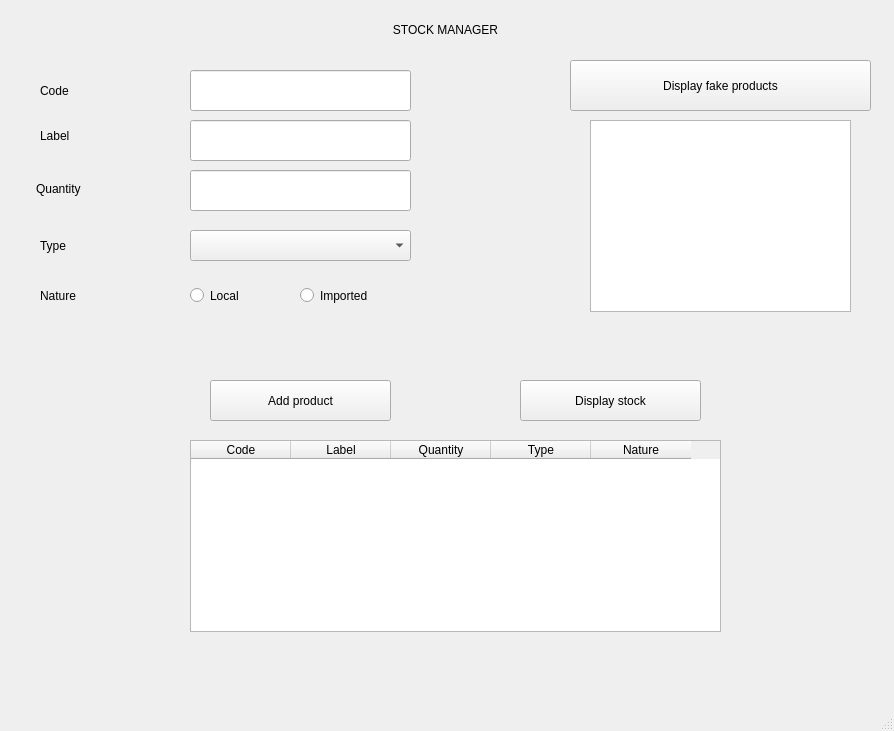
<?xml version="1.0" encoding="UTF-8"?>
<ui version="4.0">
 <class>MainWindow</class>
 <widget class="QMainWindow" name="MainWindow">
  <property name="geometry">
   <rect>
    <x>0</x>
    <y>0</y>
    <width>894</width>
    <height>731</height>
   </rect>
  </property>
  <property name="windowTitle">
   <string>MainWindow</string>
  </property>
  <property name="styleSheet">
   <string notr="true">font: 75 20pt &quot;MS Shell Dlg 2&quot;;</string>
  </property>
  <widget class="QWidget" name="centralwidget">
   <widget class="QLabel" name="label">
    <property name="geometry">
     <rect>
      <x>210</x>
      <y>0</y>
      <width>471</width>
      <height>61</height>
     </rect>
    </property>
    <property name="styleSheet">
     <string notr="true">font: 75 40pt &quot;MS Shell Dlg 2&quot;;</string>
    </property>
    <property name="text">
     <string>&lt;html&gt;&lt;head/&gt;&lt;body&gt;&lt;p align=&quot;center&quot;&gt;STOCK MANAGER&lt;/p&gt;&lt;/body&gt;&lt;/html&gt;</string>
    </property>
   </widget>
   <widget class="QLabel" name="label_2">
    <property name="geometry">
     <rect>
      <x>40</x>
      <y>80</y>
      <width>111</width>
      <height>21</height>
     </rect>
    </property>
    <property name="text">
     <string>Code</string>
    </property>
   </widget>
   <widget class="QLabel" name="label_3">
    <property name="geometry">
     <rect>
      <x>40</x>
      <y>120</y>
      <width>101</width>
      <height>31</height>
     </rect>
    </property>
    <property name="text">
     <string>Label</string>
    </property>
   </widget>
   <widget class="QLabel" name="label_4">
    <property name="geometry">
     <rect>
      <x>36</x>
      <y>173</y>
      <width>111</width>
      <height>31</height>
     </rect>
    </property>
    <property name="text">
     <string>Quantity</string>
    </property>
   </widget>
   <widget class="QLabel" name="label_5">
    <property name="geometry">
     <rect>
      <x>40</x>
      <y>230</y>
      <width>131</width>
      <height>31</height>
     </rect>
    </property>
    <property name="text">
     <string>Type</string>
    </property>
   </widget>
   <widget class="QLabel" name="label_6">
    <property name="geometry">
     <rect>
      <x>40</x>
      <y>280</y>
      <width>121</width>
      <height>31</height>
     </rect>
    </property>
    <property name="text">
     <string>Nature</string>
    </property>
   </widget>
   <widget class="QTableWidget" name="t">
    <property name="geometry">
     <rect>
      <x>190</x>
      <y>440</y>
      <width>531</width>
      <height>192</height>
     </rect>
    </property>
    <property name="styleSheet">
     <string notr="true">font: 75 18pt &quot;MS Shell Dlg 2&quot;;</string>
    </property>
    <column>
     <property name="text">
      <string>Code</string>
     </property>
    </column>
    <column>
     <property name="text">
      <string>Label</string>
     </property>
    </column>
    <column>
     <property name="text">
      <string>Quantity</string>
     </property>
    </column>
    <column>
     <property name="text">
      <string>Type</string>
     </property>
    </column>
    <column>
     <property name="text">
      <string>Nature</string>
     </property>
    </column>
   </widget>
   <widget class="QListWidget" name="l">
    <property name="geometry">
     <rect>
      <x>590</x>
      <y>120</y>
      <width>261</width>
      <height>192</height>
     </rect>
    </property>
    <property name="styleSheet">
     <string notr="true">font: 75 20pt &quot;MS Shell Dlg 2&quot;;</string>
    </property>
   </widget>
   <widget class="QLineEdit" name="code">
    <property name="geometry">
     <rect>
      <x>190</x>
      <y>70</y>
      <width>221</width>
      <height>41</height>
     </rect>
    </property>
    <property name="styleSheet">
     <string notr="true">font: 75 20pt &quot;MS Shell Dlg 2&quot;;</string>
    </property>
   </widget>
   <widget class="QLineEdit" name="lib">
    <property name="geometry">
     <rect>
      <x>190</x>
      <y>120</y>
      <width>221</width>
      <height>41</height>
     </rect>
    </property>
    <property name="styleSheet">
     <string notr="true">font: 75 20pt &quot;MS Shell Dlg 2&quot;;</string>
    </property>
   </widget>
   <widget class="QLineEdit" name="qu">
    <property name="geometry">
     <rect>
      <x>190</x>
      <y>170</y>
      <width>221</width>
      <height>41</height>
     </rect>
    </property>
    <property name="styleSheet">
     <string notr="true">font: 75 20pt &quot;MS Shell Dlg 2&quot;;</string>
    </property>
   </widget>
   <widget class="QComboBox" name="typ">
    <property name="geometry">
     <rect>
      <x>190</x>
      <y>230</y>
      <width>221</width>
      <height>31</height>
     </rect>
    </property>
    <property name="styleSheet">
     <string notr="true">font: 75 20pt &quot;MS Shell Dlg 2&quot;;</string>
    </property>
    <item>
     <property name="text">
      <string/>
     </property>
    </item>
    <item>
     <property name="text">
      <string>Alimentaire</string>
     </property>
    </item>
    <item>
     <property name="text">
      <string>Cosmetique</string>
     </property>
    </item>
    <item>
     <property name="text">
      <string>Detergent</string>
     </property>
    </item>
   </widget>
   <widget class="QRadioButton" name="rad1">
    <property name="geometry">
     <rect>
      <x>190</x>
      <y>280</y>
      <width>82</width>
      <height>31</height>
     </rect>
    </property>
    <property name="text">
     <string>Local</string>
    </property>
   </widget>
   <widget class="QRadioButton" name="rad2">
    <property name="geometry">
     <rect>
      <x>300</x>
      <y>280</y>
      <width>181</width>
      <height>31</height>
     </rect>
    </property>
    <property name="text">
     <string>Imported</string>
    </property>
   </widget>
   <widget class="QPushButton" name="bt3">
    <property name="geometry">
     <rect>
      <x>570</x>
      <y>60</y>
      <width>301</width>
      <height>51</height>
     </rect>
    </property>
    <property name="text">
     <string>Display fake products</string>
    </property>
   </widget>
   <widget class="QPushButton" name="bt2">
    <property name="geometry">
     <rect>
      <x>520</x>
      <y>380</y>
      <width>181</width>
      <height>41</height>
     </rect>
    </property>
    <property name="text">
     <string>Display stock</string>
    </property>
   </widget>
   <widget class="QPushButton" name="bt1">
    <property name="geometry">
     <rect>
      <x>210</x>
      <y>380</y>
      <width>181</width>
      <height>41</height>
     </rect>
    </property>
    <property name="text">
     <string>Add product</string>
    </property>
   </widget>
  </widget>
  <widget class="QMenuBar" name="menubar">
   <property name="geometry">
    <rect>
     <x>0</x>
     <y>0</y>
     <width>894</width>
     <height>39</height>
    </rect>
   </property>
  </widget>
  <widget class="QStatusBar" name="statusbar"/>
 </widget>
 <resources/>
 <connections/>
</ui>
